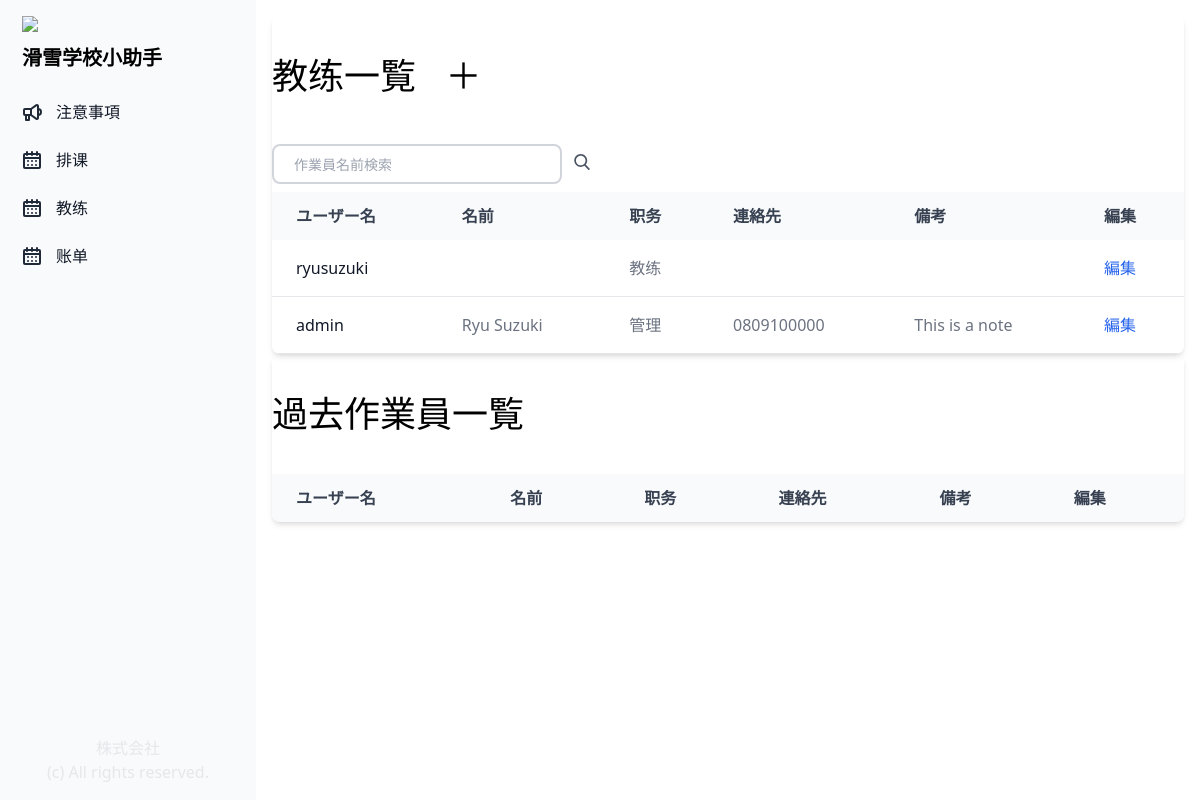
/profile_list/ (signed in), run on an earlier commit of the app's database.
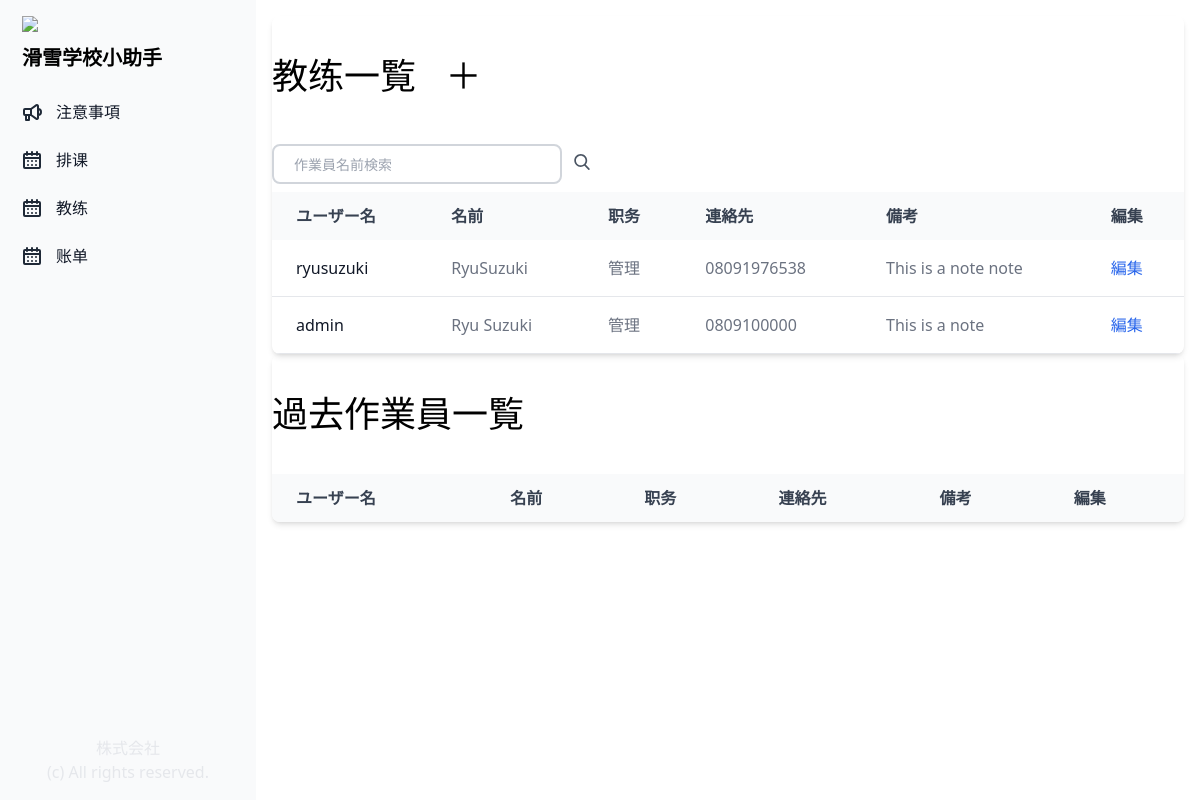
And on a later commit of the database.
### manager/models.py (models this page shows, shortened)
class Profile(models.Model):
    COLORS = (
        ('#808080', '灰色'),
        ('#ff6961', '赤色'),
        ('#ffb480', '橙色'),
        ('#f8f38d', '黄色'),
        ('#42d6a4', '緑色'),
        ('#08cad1', '水色'),
        ('#59adf6', '青色'),
        ('#9d94ff', '紫色'),
        ('#c780e8', '桃色'),
    )
    TYPE = (
        ('其他', '其他'),
        ('管理', '管理'),
        ('教练', '教练'),
    )
    SYSTEM = (
        ('加拿大', '加拿大'),
        ('新西兰', '新西兰'),
        ('澳大利亚', '澳大利亚'),
        ('日本', '日本'),
        ('其他', '其他'),
    )
    LEVEL = (
        ('1级', '1级'),
        ('2级', '2级'),
        ('3级', '3级'),
        ('满级', '满级'),
    )
    user = models.OneToOneField(User, on_delete=models.CASCADE)
    birthday = models.DateField("生年月日", blank=True, null=True)
    color = models.CharField("教练色", max_length=30, choices=COLORS)
    contract_type = models.CharField("职务", max_length=50, choices=TYPE, default='教练')
    fullname = models.CharField("姓名", max_length=20, blank=True)
    phone = models.CharField("電話", max_length=20, blank=True)
    email = models.CharField("邮箱", max_length=20, blank=True)
    weixin = models.CharField("微信", max_length=20, blank=True)
    whatsapp = models.CharField("Whatsapp", max_length=20, blank=True)
    line = models.CharField("LINE", max_length=20, blank=True)
    tixi = models.CharField("体系", max_length=50, choices=SYSTEM, default='加拿大')
    jibie = models.CharField("级别", max_length=50, choices=LEVEL, default='1级')
    sushe = models.CharField("宿舍", max_length=20, blank=True)
    note = models.CharField("備考", max_length=500, blank=True)
    is_active = models.BooleanField("現役中", default=True)
    date_created = models.DateTimeField("作成日", auto_now_add=True)
    updated_at = models.DateTimeField("更新日", auto_now=True)

### manager/views.py (the view)
# urls.py: path('profile_list/', views.profile_list, name="profile_list"),
@login_required(login_url='/login_user/')
def profile_list(request):
    if request.user.is_authenticated:
        profiles = Profile.objects.all().order_by('-date_created')
        contract = request.user.profile.contract_type
        if request.method == "POST":
            keyword = request.POST['keyword']
            result_list = Profile.objects.filter(fullname__contains=keyword).order_by('-date_created')
            return render(request, "profile/profile_search_list.html", {"result_list": result_list, "keyword": keyword})
        else:
            return render(request, "profile/profile_list.html", { "profiles": profiles, "contract": contract })
    else:
        return redirect('login_user')

### manager/templates/profile/profile_list.html (shortened to what the changed rows need)
{% extends "base.html" %}
{% block content %}
<div class="p-4 sm:ml-64">
    {% if contract == "下請け" %}
    {% else %}
    <div class="relative overflow-x-auto shadow-md sm:rounded-lg">
        <div class="px-auto">
            <h1 class="text-4xl py-10">教练一覧
                {% if contract == "管理" %}
                <a class="pl-5" href="{% url 'register_user' %}">＋</a>
                {% endif %}
            </h1>
        </div>
        <table class="w-full text-normal text-left rtl:text-right text-gray-500 dark:text-gray-400">
            <thead
                class="text-normal text-gray-700 uppercase bg-gray-50 whitespace-nowrap dark:bg-gray-700 dark:text-gray-400">
                <tr>
                    <th scope="col" class="px-6 py-3">
                        ユーザー名
                    </th>
                    <th scope="col" class="px-6 py-3">
                        名前
                    </th>
                    <th scope="col" class="px-6 py-3">
                        职务
                    </th>
                    <th scope="col" class="px-6 py-3">
                        連絡先
                    </th>
                    {% if contract == "管理" %}
                    <th scope="col" class="px-6 py-3">
                        備考
                    </th>
                    <th scope="col" class="px-6 py-3">
                        編集
                    </th>
                    {% endif %}
                </tr>
            </thead>
            <tbody>
                {% for profile in profiles %}
                {% if profile.is_active == True %}
                <tr class="border-b">
                    <th scope="row" class="pl-6 pr-3 py-4 font-medium whitespace-nowrap text-gray-900">
                        {{ profile.user }}
                    </th>
                    <td class="px-6 py-4 whitespace-nowrap">
                        {{ profile.fullname }}
                    </td>
                    <td class="px-6 py-4 whitespace-nowrap">
                        {{ profile.contract_type }}
                    </td>
                    <td class="px-6 py-4 whitespace-nowrap">
                        {{ profile.phone }}
                    </td>
                    {% if contract == "管理" %}
                    <td class="px-6 py-4 whitespace-nowrap">
                        {{ profile.note }}
                    </td>
                    <td class="px-6 py-4 whitespace-nowrap">
                        <a href="{% url 'update_profile' profile.id %}"
                            class="font-medium text-blue-600 hover:underline">編集</a>
                    </td>
                    {% endif %}
                </tr>
                {% endif %}
                {% endfor %}
            </tbody>
        </table>
    </div>
    <div class="relative overflow-x-auto shadow-md sm:rounded-lg">
        <div class="px-auto">
            <h1 class="text-4xl py-10">過去作業員一覧</h1>
        </div>
        <table class="w-full text-normal text-left rtl:text-right text-gray-500 dark:text-gray-400">
            <thead
                class="text-normal text-gray-700 uppercase bg-gray-50 whitespace-nowrap dark:bg-gray-700 dark:text-gray-400">
                <tr>
                    <th scope="col" class="px-6 py-3">
                        ユーザー名
                    </th>
                    <th scope="col" class="px-6 py-3">
                        名前
                    </th>
                    <th scope="col" class="px-6 py-3">
                        职务
                    </th>
                    <th scope="col" class="px-6 py-3">
                        連絡先
                    </th>
                    {% if contract == "管理" %}
                    <th scope="col" class="px-6 py-3">
                        備考
                    </th>
                    <th scope="col" class="px-6 py-3">
                        編集
                    </th>
                    {% endif %}
                </tr>
            </thead>
        </table>
    </div>
    {% endif %}
</div>
{% endblock content %}

What changed in the data, as far as the page shows it:
changed Profile "ryusuzuki": fullname (not shown) → "RyuSuzuki"; contract_type "教练" → "管理"; phone (not shown) → "08091976538"; note (not shown) → "This is a note note"
